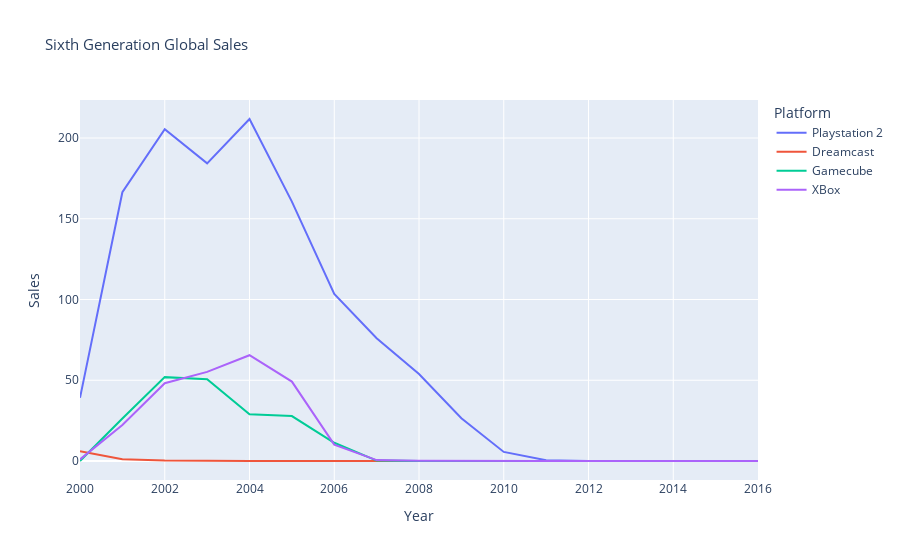

Notebook code cell kept with this figure:
### Code cell
#dataframe for sixth gen devices
gensix_long_df = gensix_df.unstack().reset_index()
gensix_long_df.columns=['Platform','Year','Sales']

#plotly graph for gen six
fig = px.line(gensix_long_df, x="Year", y="Sales", color='Platform',title = "Sixth Generation Global Sales", height=600)
fig.update_layout(title=dict(text="Sixth Generation Global Sales", font=dict(size=15)))
fig.show()

### Figure 1 — Plotly figure (JSON) as saved in the notebook; plotly's stock layout.template omitted (floating-point values rounded to 4 significant figures)
{"data": [{"hovertemplate": "Platform=Playstation 2<br>Year=%{x}<br>Sales=%{y}<extra></extra>", "legendgroup": "Playstation 2", "line": {"color": "#636efa", "dash": "solid"}, "marker": {"symbol": "circle"}, "mode": "lines", "name": "Playstation 2", "orientation": "v", "showlegend": true, "type": "scatter", "x": [2000, 2001, 2002, 2003, 2004, 2005, 2006, 2007, 2008, 2009, 2010, 2011, 2012, 2013, 2014, 2015, 2016], "xaxis": "x", "y": [39.11, 166.4, 205.4, 184.3, 211.8, 160.6, 103.4, 76, 53.83, 26.45, 5.63, 0.47, 0, 0, 0, 0, 0], "yaxis": "y"}, {"hovertemplate": "Platform=Dreamcast<br>Year=%{x}<br>Sales=%{y}<extra></extra>", "legendgroup": "Dreamcast", "line": {"color": "#EF553B", "dash": "solid"}, "marker": {"symbol": "circle"}, "mode": "lines", "name": "Dreamcast", "orientation": "v", "showlegend": true, "type": "scatter", "x": [2000, 2001, 2002, 2003, 2004, 2005, 2006, 2007, 2008, 2009, 2010, 2011, 2012, 2013, 2014, 2015, 2016], "xaxis": "x", "y": [5.99, 1.07, 0.29, 0, 0, 0, 0, 0.02, 0.04, 0, 0, 0, 0, 0, 0, 0, 0], "yaxis": "y"}, {"hovertemplate": "Platform=Gamecube<br>Year=%{x}<br>Sales=%{y}<extra></extra>", "legendgroup": "Gamecube", "line": {"color": "#00cc96", "dash": "solid"}, "marker": {"symbol": "circle"}, "mode": "lines", "name": "Gamecube", "orientation": "v", "showlegend": true, "type": "scatter", "x": [2000, 2001, 2002, 2003, 2004, 2005, 2006, 2007, 2008, 2009, 2010, 2011, 2012, 2013, 2014, 2015, 2016], "xaxis": "x", "y": [0, 26.3, 51.93, 50.66, 28.89, 27.8, 11.29, 0.27, 0, 0, 0, 0, 0, 0, 0, 0, 0], "yaxis": "y"}, {"hovertemplate": "Platform=XBox<br>Year=%{x}<br>Sales=%{y}<extra></extra>", "legendgroup": "XBox", "line": {"color": "#ab63fa", "dash": "solid"}, "marker": {"symbol": "circle"}, "mode": "lines", "name": "XBox", "orientation": "v", "showlegend": true, "type": "scatter", "x": [2000, 2001, 2002, 2003, 2004, 2005, 2006, 2007, 2008, 2009, 2010, 2011, 2012, 2013, 2014, 2015, 2016], "xaxis": "x", "y": [0.99, 22.24, 48.15, 55.16, 65.5, 49.17, 10.15, 0.55, 0.18, 0, 0, 0, 0, 0, 0, 0, 0], "yaxis": "y"}], "layout": {"autosize": true, "legend": {"title": {"text": "Platform"}, "tracegroupgap": 0}, "title": {"font": {"size": 15}, "text": "Sixth Generation Global Sales"}, "xaxis": {"anchor": "y", "autorange": true, "domain": [0, 1], "range": [2000, 2016], "title": {"text": "Year"}, "type": "linear"}, "yaxis": {"anchor": "x", "autorange": true, "domain": [0, 1], "range": [-11.77, 223.5], "title": {"text": "Sales"}, "type": "linear"}}}
